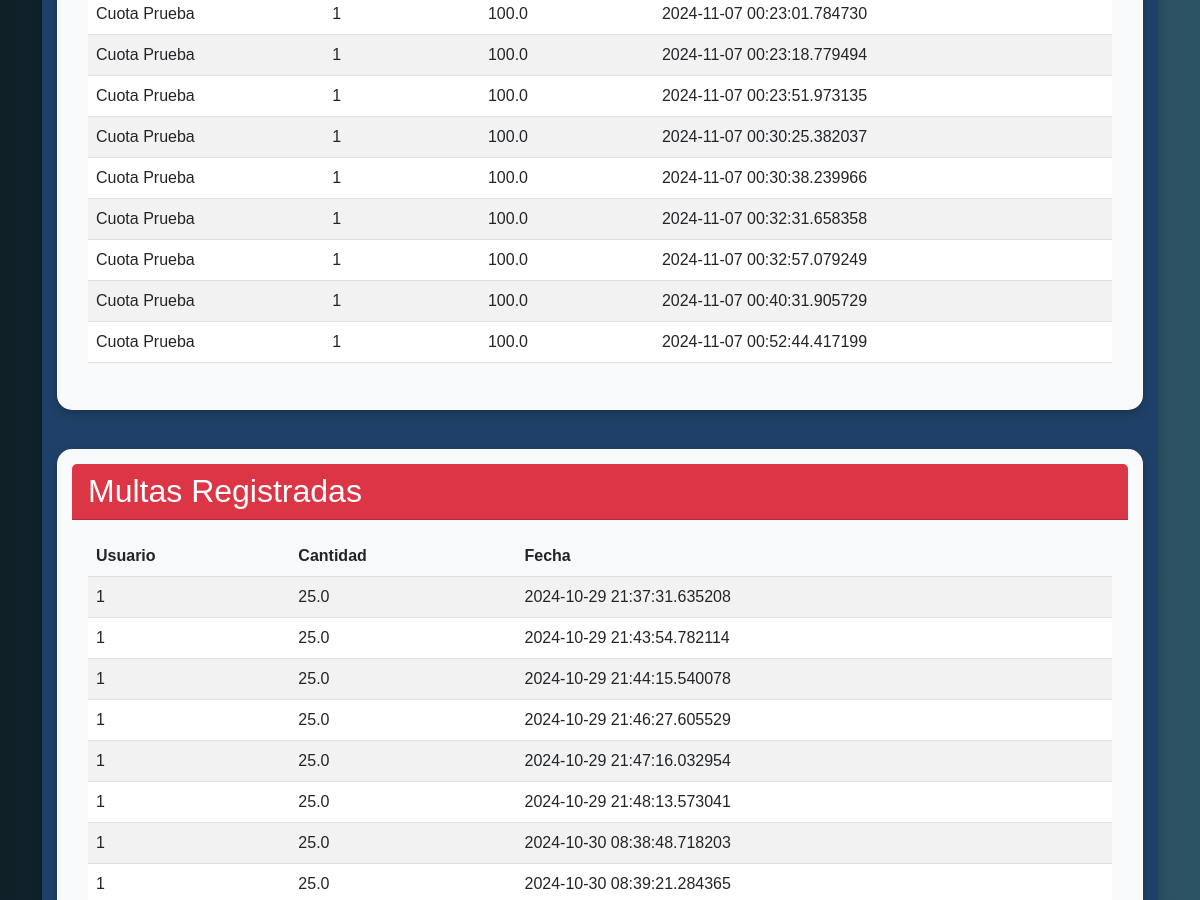
Page /dinero (signed in, middle part) on the earlier database version.
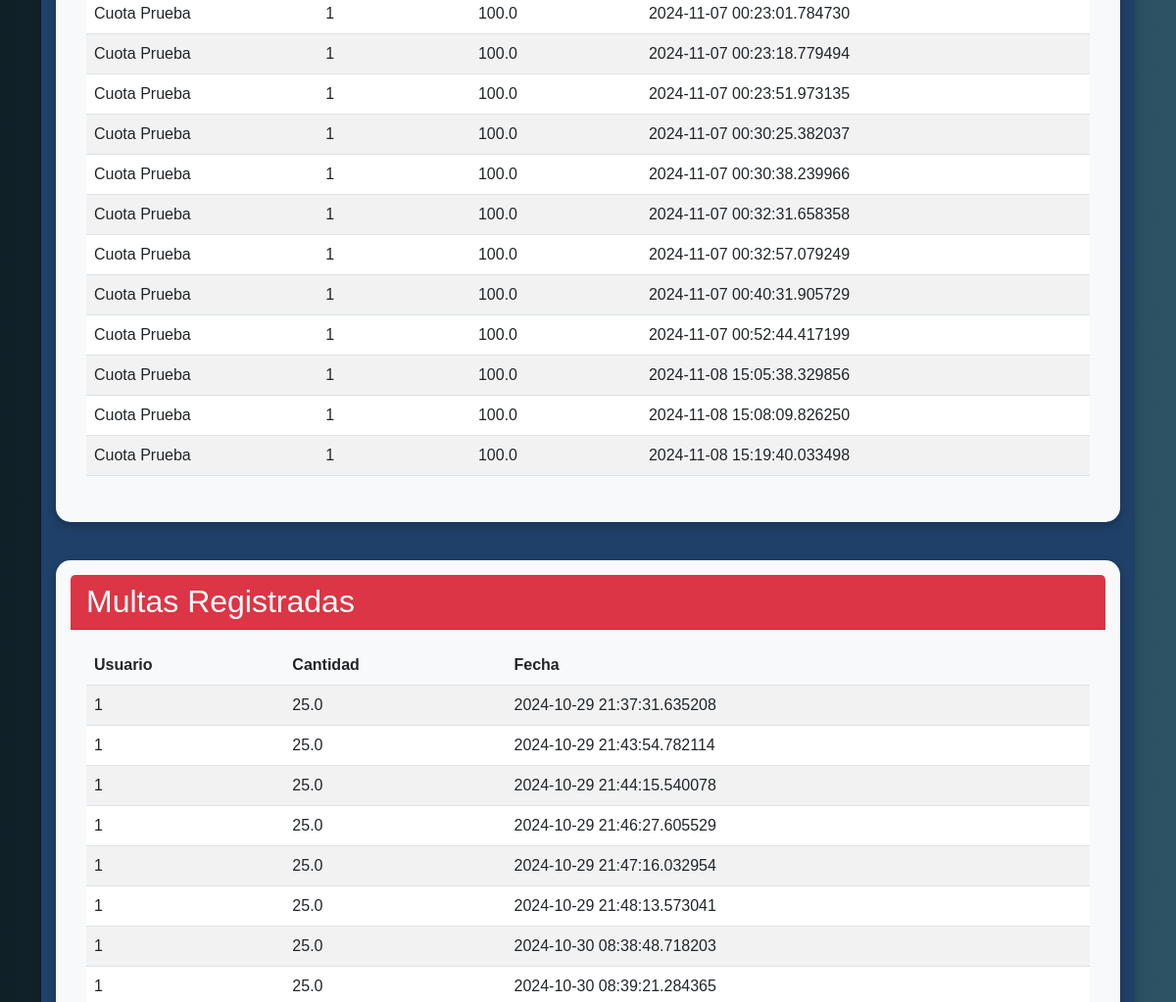
Same page on the later database version.
### dbs/db_interface.py (models this page shows)
class Quota(Base):
    __tablename__ = 'cuotas'
    id = Column(Integer, primary_key=True)
    user_id = Column(Integer, ForeignKey('users.id'), nullable=False)
    name = Column(String, nullable=False)  # Nueva columna para el nombre de la cuota
    amount = Column(Float, nullable=False)
    date = Column(DateTime, default=datetime.datetime.utcnow)
    status = Column(String, nullable=False)
    fine_id = Column(Integer, ForeignKey('multas.id'))

class Fine(Base):
    __tablename__ = 'multas'
    id = Column(Integer, primary_key=True)
    user_id = Column(Integer, ForeignKey('users.id'), nullable=False)
    amount = Column(Float, nullable=False)
    quota_id = Column(Integer, ForeignKey('cuotas.id'))  # Nueva relación con la cuota
    date = Column(DateTime, default=datetime.datetime.utcnow)

### controllers/dinero.py (the view, shortened to what this page needs)
@dinero_bp.route('/dinero', methods=['GET', 'POST'])
@login_requerido
def dinero():
    cuotas = obtener_cuotas()
    multas = obtener_multas()
    usuarios = obtener_usuarios()  # Función que recupera todos los usuarios
    return render_template('dinero.html', cuotas=cuotas, multas=multas, usuarios=usuarios)

### controllers/auth.py (called while the page is built)
def login_requerido(f):
    @wraps(f)
    def decorated_function(*args, **kwargs):
        if 'user_id' not in session:
            flash('Debes iniciar sesión para acceder a esta página.')
            return redirect(url_for('auth.login'))
        return f(*args, **kwargs)
    return decorated_function

### dbs/db_interface.py (called while the page is built)
def conectar(db_path):
    try:
        conn = sqlite3.connect(db_path)
        return conn
    except sqlite3.Error as e:
        print(f"Error al conectar con la base de datos: {e}")
        return None

def cerrar(conn):
    if conn:
        conn.close()

### dbs/db_money.py (called while the page is built)
def obtener_cuotas(path_db = 'Paquito Flores.db'):
    conn = conectar(path_db)
    if conn:
        try:
            cursor = conn.cursor()
            cursor.execute('SELECT * FROM cuotas')
            cuotas = cursor.fetchall()
            print(Fore.YELLOW + "Cuota obtenida correctamente.")
            return cuotas
        except Exception as e:
            print(Fore.RED + f"Error al obtener cuotas: {e}")
        finally:
            cerrar(conn)

def obtener_multas(path_db = 'Paquito Flores.db'):
    conn = conectar(path_db)
    if conn:
        try:
            cursor = conn.cursor()
            cursor.execute('SELECT * FROM multas')
            multas = cursor.fetchall()
            print(Fore.YELLOW + "Multa obtenida correctamente.")
            return multas
        except Exception as e:
            print(Fore.RED + f"Error al obtener multas: {e}")
        finally:
            cerrar(conn)

### dbs/db_user.py (called while the page is built)
def obtener_usuarios():
    conn = conectar('Paquito Flores.db')
    if conn:
        try:
            cursor = conn.cursor()
            cursor.execute('SELECT * FROM users')  # Selecciona todos los usuarios
            usuarios = cursor.fetchall()  # Obtén todos los resultados
            return usuarios  # Devuelve la lista de usuarios
        except Exception as e:
            print(Fore.RED + f"Error al obtener usuarios: {e}")
            return []  # Devuelve una lista vacía en caso de error
        finally:
            cerrar(conn)  # Asegúrate de cerrar la conexión

### templates/dinero.html (shortened to what this page needs)
<!DOCTYPE html>
<html lang="en">
<head>
    <link rel="stylesheet" href="https://cdn.jsdelivr.net/npm/bootstrap@5.3.0-alpha3/dist/css/bootstrap.min.css">
</head>
<body>
    <div class="container">
        <div class="card mt-5">
            <div class="card card-financiero mb-4">
                <div class="card-body">
                    <table class="table table-striped table-hover">
                        <tbody>
                            {% for cuota in cuotas %}
                                <tr>
                                    <td>{{ cuota[2] }}</td>
                                    <td>{{ cuota[1] }}</td>
                                    <td>{{ cuota[3] }}</td>
                                    <td>{{ cuota[4] }}</td>
                                </tr>
                            {% endfor %}
                        </tbody>
                    </table>
                </div>
            </div>
            <div th:if="${current_user.role == 'tesorero'}" class="card card-financiero mb-4">
                <div class="card-header bg-danger text-white">
                    <h2 class="mb-0">Multas Registradas</h2>
                </div>
                <div class="card-body">
                    <table class="table table-striped table-hover">
                        <thead>
                            <tr>
                                <th>Usuario</th>
                                <th>Cantidad</th>
                                <th>Fecha</th>
                            </tr>
                        </thead>
                        <tbody>
                            {% for multa in multas %}
                                <tr>
                                    <td>{{ multa[1] }}</td>
                                    <td>{{ multa[2] }}</td>
                                    <td>{{ multa[4] }}</td>
                                </tr>
                            {% endfor %}
                        </tbody>
                    </table>
                </div>
            </div>
        </div>
</body>
</html>

### templates/dinero.html (style rules this page uses)
body { background: linear-gradient(to right, #0f2027, #203a43, #2c5364); color: #ffffff; font-family: 'Arial', sans-serif; overflow-x: hidden; display: flex; align-items: center; flex-direction: column; }
.container { margin-top: 20px; }
.card { background-color: #1f4068; border: none; color: white; transition: transform 0.3s, box-shadow 0.3s; margin: 15px 0; padding: 15px; border-radius: 15px; box-shadow: 0 4px 10px rgba(0, 0, 0, 0.2); }
.card-financiero { background-color: #f8f9fa; border: none; color: white; transition: transform 0.3s, box-shadow 0.3s; margin: 15px 0; padding: 15px; border-radius: 15px; box-shadow: 0 4px 10px rgba(0, 0, 0, 0.2); }
.table th { background-color: #f8f9fa; font-weight: bold; }

Differences in the rows shown:
added Quota: name "Cuota Prueba", user "1", amount "100.0", date "2024-11-08 15:05:38.329856"
added Quota: name "Cuota Prueba", user "1", amount "100.0", date "2024-11-08 15:08:09.826250"
added Quota: name "Cuota Prueba", user "1", amount "100.0", date "2024-11-08 15:19:40.033498"
